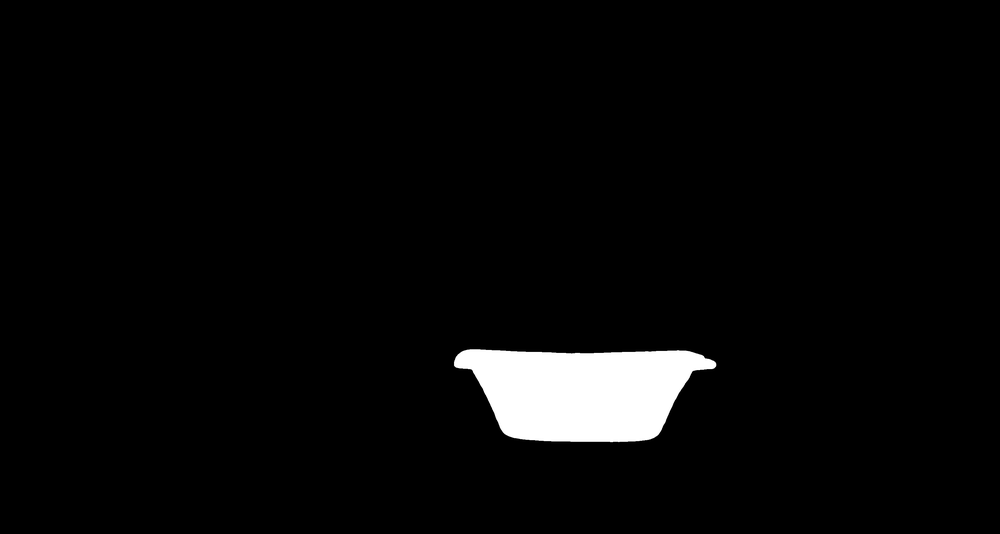
#> input picture assets/mask.png, 1000 x 534 px, shrunk from 3024 x 1616 before the run
$ jupyter execute mask_to_pixel_coord.ipynb
#> lines starting #> are read from the running program, lines starting #| are printed output that depends on the picture; after the words box and inside, x2 and y2 are one past the last pixel; in counts of white or black regions, pixels touching at a corner belong together
[cell 1]
import cv2
import numpy as np

from matplotlib import pyplot as plt

[cell 2]
img_path = 'assets/mask.png'
img_data = cv2.imread(img_path)
#> img_data is the input picture: shape (534, 1000, 3); min 0, max 255, mean 8.4
img_data = img_data > 128
#> img_data: shape (534, 1000, 3) bool; 3.3% white; 1 white region, box (x1, y1, x2, y2) and area: (454, 349, 716, 442) 17606

[cell 3]
# Extract edges (optimisation for raycasting pass)
print(img_data.shape)
#| (534, 1000, 3)

img_data = np.asarray(img_data[:, :, 0], dtype=np.double)
gx, gy = np.gradient(img_data)
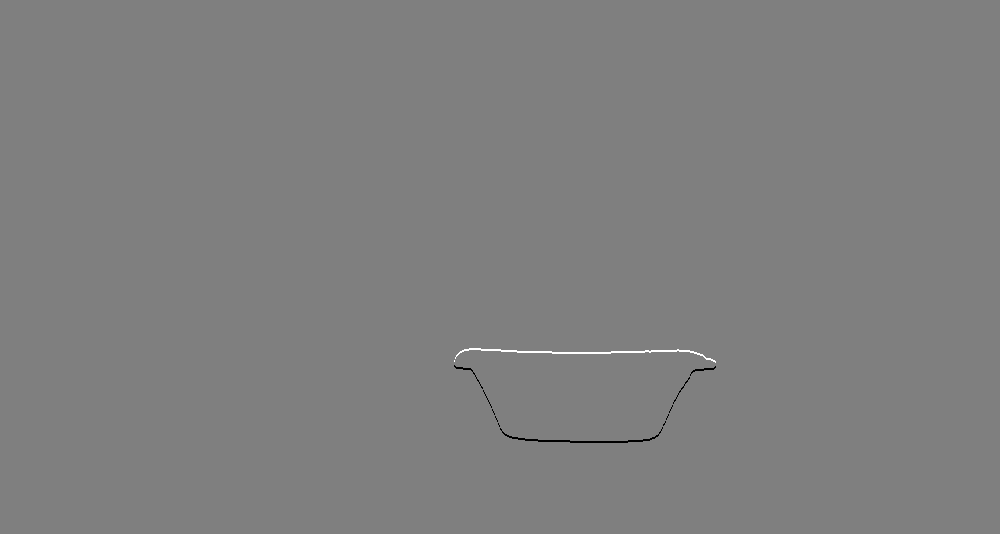
#> gx: shape (534, 1000) float64; min -0.5, max 0.5, mean 0; drawn with min black and max white
temp_edge = gy * gy + gx * gx
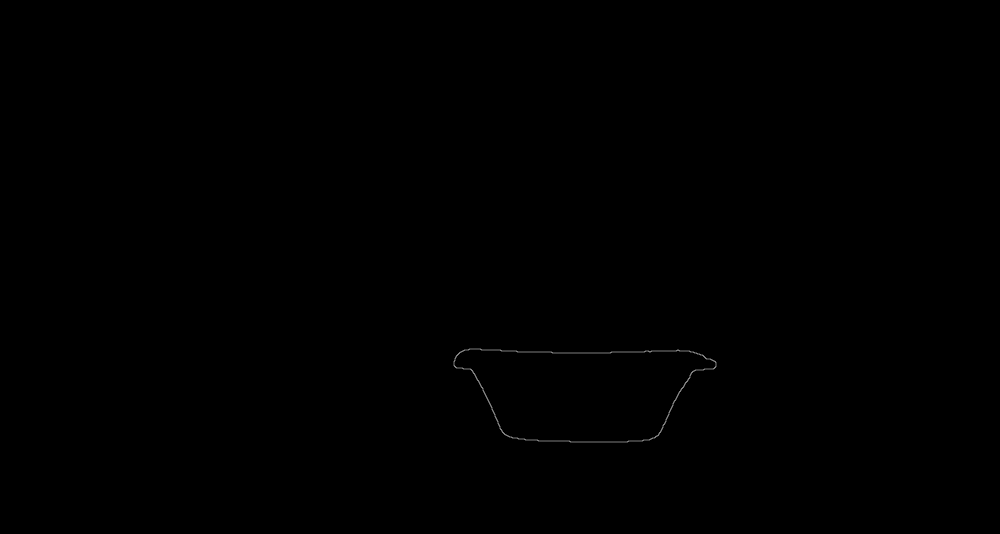
#> temp_edge: shape (534, 1000) float64; min 0, max 0.5, mean 0.000672
temp_edge[temp_edge != 0.0] = 255.0
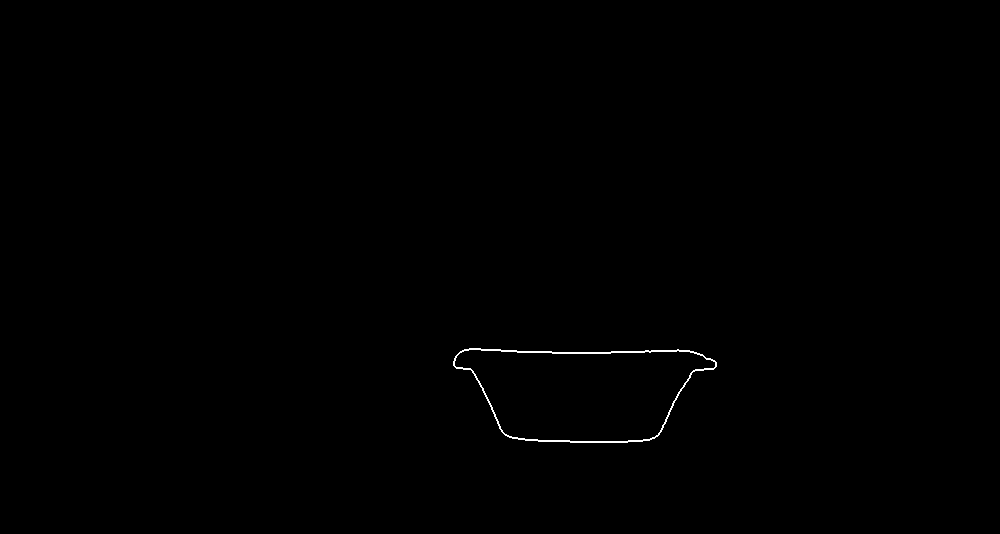
#> temp_edge: shape (534, 1000) float64; 0.22% white in thin lines or dots, all inside (x1, y1, x2, y2) = (453, 348, 717, 443)
temp_edge = np.asarray(temp_edge, dtype=np.uint8)
cv2.imwrite('assets/mask_edge.png', temp_edge)

# DEBUG
img_path = 'assets/mask_edge.png'
img_data = cv2.imread(img_path)
img_data = cv2.cvtColor(img_data, cv2.COLOR_BGR2GRAY)
plt.imshow(img_data)

[cell 4]
# Transform mask edge to pixel coordinates
img_path = 'assets/mask_edge.png'
img_data = cv2.imread(img_path)
img_data = cv2.cvtColor(img_data, cv2.COLOR_BGR2GRAY)
img = img_data.astype(np.uint8)
coord = cv2.findNonZero(img)
#> coord = contour of 1190 points, box (x1, y1, x2, y2) (453, 348, 717, 443), area 3112
coord = np.squeeze(coord)
#> coord = 1190 pairs, first value 453 to 716, second value 348 to 442
coord
#> Out has the same summary as coord

# from numpy import savetxt
# savetxt('data.csv', coord, delimiter=',')
